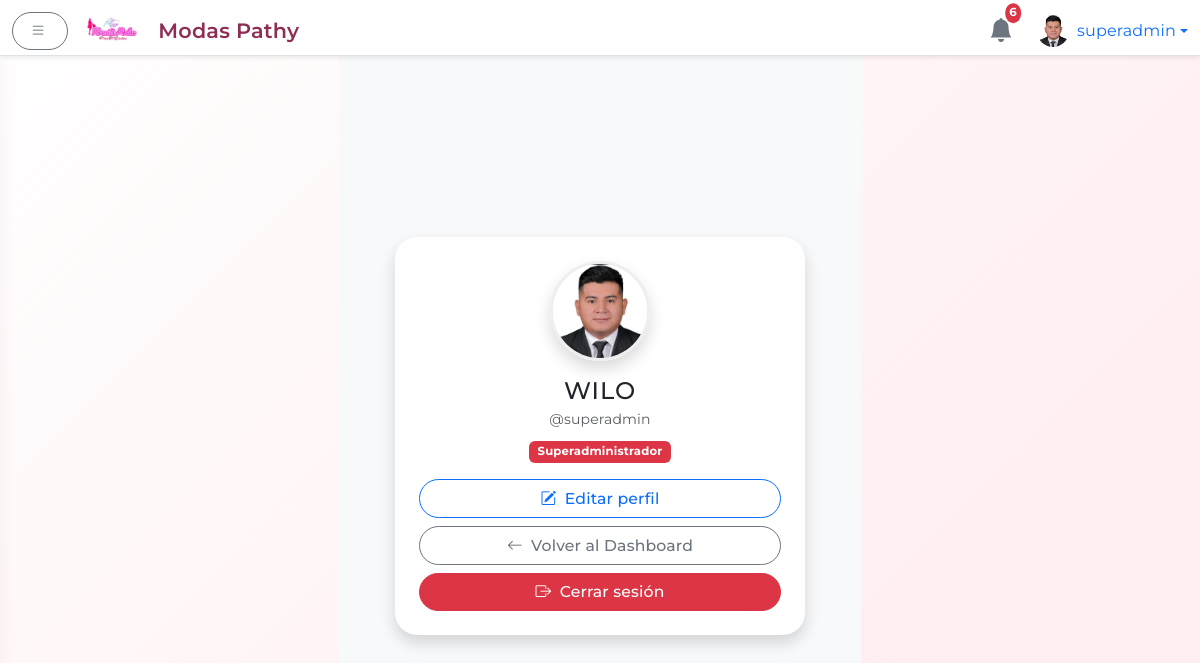
The app's page /admin/profile (signed in) with its own data.
### app.py (models this page shows)
class User(UserMixin, db.Model):
    id = db.Column(db.Integer, primary_key=True)
    username = db.Column(db.String(64), unique=True, nullable=False)
    name = db.Column(db.String(128), nullable=True)
    password = db.Column(db.String(128), nullable=False)
    is_superadmin = db.Column(db.Boolean, default=False)
    profile_image = db.Column(db.String(256), nullable=True)

### app.py (the view)
@app.route('/admin/profile')
@login_required
def admin_profile():
    return render_template('admin/profile.html', user=current_user)

### app.py (called while the page is built, shortened)
@app.context_processor
def inject_notifications():
    notifications = Notification.query.order_by(Notification.timestamp.desc()).limit(6).all()
    notifs = [
        {
            'message': n.message,
            'timestamp': n.timestamp.strftime('%d/%m %H:%M'),
            'admin_name': n.admin_name
        }
        for n in notifications
    ]
    return dict(notifications=notifs)

@app.context_processor
def inject_theme():
    active = Theme.query.filter_by(is_default=True).first()
    all_themes = Theme.query.order_by(Theme.name).all()
    return {
        'active_theme': active,
        'all_themes': all_themes
    }

@app.before_request
def seed_themes_once():
    global _seeded
    db.create_all()

@login.user_loader
def load_user(user_id):
    return db.session.get(User, int(user_id))

@app.context_processor
def inject_public_data():
    categorias = Category.query.order_by(Category.name).all()
    return {
        'public_categories': categorias,
        'now': lambda fmt=None: datetime.utcnow().strftime(fmt or '%Y')
    }

### templates/admin/profile.html (shortened to what this page needs)
{% extends "admin/base_admin.html" %}
{% block body_admin %}
<div class="container py-5 d-flex justify-content-center align-items-center" style="min-height:80vh;">
  <div class="card shadow rounded-4 border-0" style="max-width: 410px; width: 100%;">
    <div class="card-body p-4 text-center">
      <img src="{% if user.profile_image %}
                  {{ url_for('static', filename='perfiles/' ~ user.profile_image) }}
                {% else %}
                  {{ url_for('static', filename='perfiles/default.png') }}
                {% endif %}"
          alt="Avatar" class="rounded-circle mb-3 shadow" width="100" height="100" style="object-fit:cover; border: 3px solid #eee;">
      <h4 class="mb-1" style="letter-spacing: 1px;">{{ user.name or user.username }}</h4>
      <div class="text-muted mb-2 small">@{{ user.username }}</div>
      <div class="mb-3">
        {% if user.is_superadmin %}
          <span class="badge bg-danger">Superadministrador</span>
        {% else %}
          <span class="badge bg-secondary">Administrador</span>
        {% endif %}
      </div>
      <a href="{{ url_for('admin_profile_edit') }}" class="btn btn-outline-primary rounded-pill w-100 mb-2">
        <i class="bi bi-pencil-square me-1"></i> Editar perfil
      </a>
      <a href="{{ url_for('admin_dashboard') }}" class="btn btn-outline-secondary rounded-pill w-100 mb-2">
        <i class="bi bi-arrow-left me-1"></i> Volver al Dashboard
      </a>
      <a href="{{ url_for('admin_logout') }}" class="btn btn-danger rounded-pill w-100">
        <i class="bi bi-box-arrow-right me-1"></i> Cerrar sesión
      </a>
    </div>
  </div>
</div>
{% endblock %}

### templates/admin/base_admin.html (shortened to what this page needs)
<!DOCTYPE html>
<html lang="es">
<head>
  <link href="https://cdn.jsdelivr.net/npm/bootstrap@5.3.0/dist/css/bootstrap.min.css" rel="stylesheet"/>
  <link href="https://cdn.jsdelivr.net/npm/bootstrap-icons@1.10.5/font/bootstrap-icons.css" rel="stylesheet"/>
  <link rel="stylesheet" href="https://cdnjs.cloudflare.com/ajax/libs/animate.css/4.1.1/animate.min.css"/>
  <link rel="stylesheet" href="{{ url_for('static', filename='css/admin.css') }}"/>
  <link rel="stylesheet" href="{{ url_for('static', filename='css/login.css') }}"/>
</head>
<body>
  <div aria-live="polite" aria-atomic="true" class="position-fixed top-0 end-0 p-3" style="z-index: 1055;">
  </div>
  <header class="navbar navbar-light bg-white border-bottom fixed-top shadow-sm">
    <div class="container-fluid">
      <button id="sidebarToggle" class="btn btn-outline-secondary me-3">
        <i class="bi bi-list"></i>
      </button>
      <a href="{{ url_for('admin_dashboard') }}" class="navbar-brand d-flex align-items-center mb-0 h1" style="gap:10px;">
        <img src="{{ url_for('static', filename='images/logo.png') }}" alt="Logo" height="36" class="d-inline-block align-text-top" style="margin-right:8px;">
        <span class="d-none d-md-inline" style="font-size:1.3rem; font-weight:600; color:#8F2D56;">Modas Pathy</span>
      </a>
      <div class="d-flex align-items-center ms-auto">
        <div class="position-relative me-4 dropdown">
          <a href="#" id="notifDropdown" data-bs-toggle="dropdown" aria-expanded="false" class="text-decoration-none">
            <i class="bi bi-bell-fill fs-4 text-secondary"></i>
            <span class="badge bg-danger position-absolute top-0 start-100 translate-middle p-1 rounded-circle">
              {{ notifications|length if notifications else 0 }}
            </span>
          </a>
        </div>
        <div class="dropdown">
          <a href="#" class="d-flex align-items-center text-decoration-none dropdown-toggle" id="dropdownUser" data-bs-toggle="dropdown" aria-expanded="false">
            <img src="{% if current_user.profile_image %}
                        {{ url_for('static', filename='perfiles/' ~ current_user.profile_image) }}
                      {% else %}
                        {{ url_for('static', filename='perfiles/default.png') }}
                      {% endif %}"
                 alt="Avatar" width="32" height="32" class="rounded-circle me-2" style="object-fit:cover;">
            <span>{{ current_user.username }}</span>
          </a>
        </div>
      </div>
    </div>
  </header>
  <div class="d-flex">
<main class="flex-grow-1 bg-light">
  <div class="container-fluid mt-5 pt-4">
    {% block body_admin %}{% endblock %}
  </div>
</main>
</body>
</html>

### static/css/admin.css (style rules this page uses)
:root { --rojo: #D81159; --fucsia: #8F2D56; --accent: #8F2D56; --accent-light: rgba(143,45,86,0.08); --blanco: #FFFFFF; --gris-claro: #f8f9fa; --gris-oscuro: #e3e3e3; --shadow-card: 0 4px 24px rgba(143, 45, 86, 0.09); --shadow-hover: 0 8px 36px rgba(143, 45, 86, 0.18); }
body, .form-label, .btn, .card-title, .navbar-brand, .nav-link { font-family: 'Montserrat', sans-serif; letter-spacing: 0.01em; }
body { margin-top: 56px; background: linear-gradient(145deg, var(--blanco) 60%, var(--gris-claro) 100%); }
header.navbar { height: 56px; z-index: 1000; box-shadow: 0 4px 18px rgba(143, 45, 86, 0.07); }
main { transition: margin-left 0.3s cubic-bezier(.87,-.41,.19,1.44); margin-left: 0; padding: 2rem; }
.card, .card.hover-shadow { border-radius: 1.4rem !important; border: none; box-shadow: var(--shadow-card); background: var(--blanco); transition: box-shadow 0.22s cubic-bezier(.87,-.41,.19,1.44), transform 0.19s; }
.badge { font-size: 0.73rem; padding: 0.45em 0.72em; }
.btn { font-size: 0.98em; border-radius: 2em !important; font-weight: 500; padding: 0.42em 1.1em; letter-spacing: 0.01em; box-shadow: none; transition: background 0.15s, color 0.15s, box-shadow 0.15s; }
.btn-outline-secondary, .btn-outline-danger { border-width: 1.4px; }
.btn i { margin-right: 4px; }
.card-body { padding: 2rem; }

### static/css/login.css (style rules this page uses)
:root { --rojo: #D81159; --rojo-oscuro: #B50E47; --blanco: #FFFFFF; }
body { font-family: 'Montserrat', sans-serif; background: linear-gradient(135deg, #ffffff 0%, #ffeef0 80%); display: flex; align-items: center; justify-content: center; min-height: 100vh; margin: 0; }

### records on screen
User: profile_image (picture), username "superadmin", name "WILO"

### other values on screen
{{ notifications|length if notifications else 0 }} "6"
